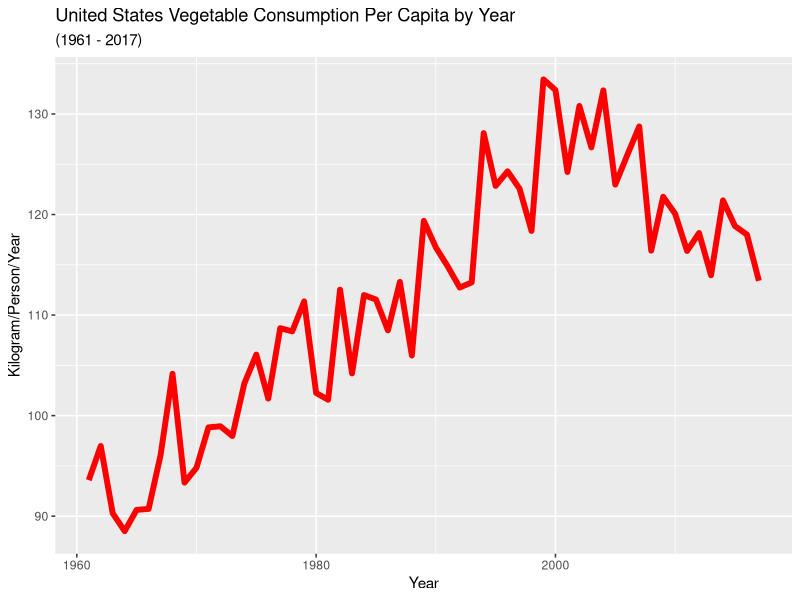
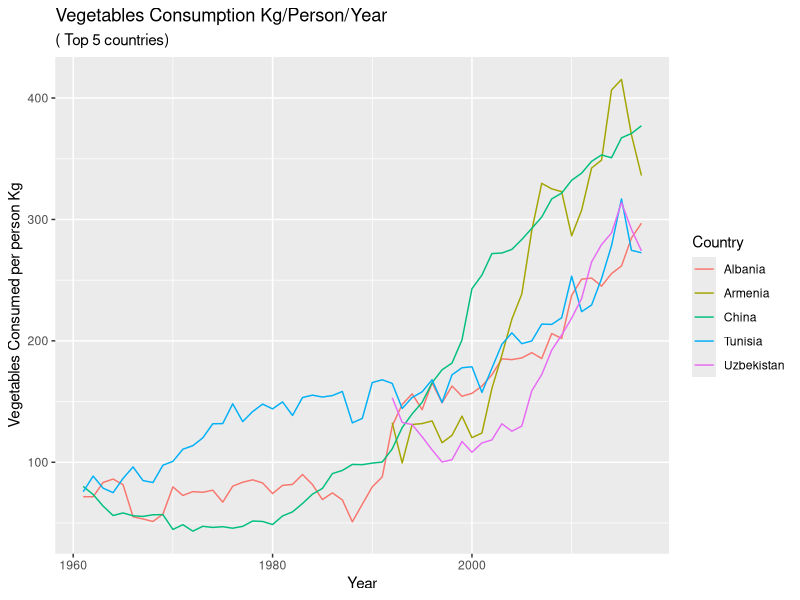
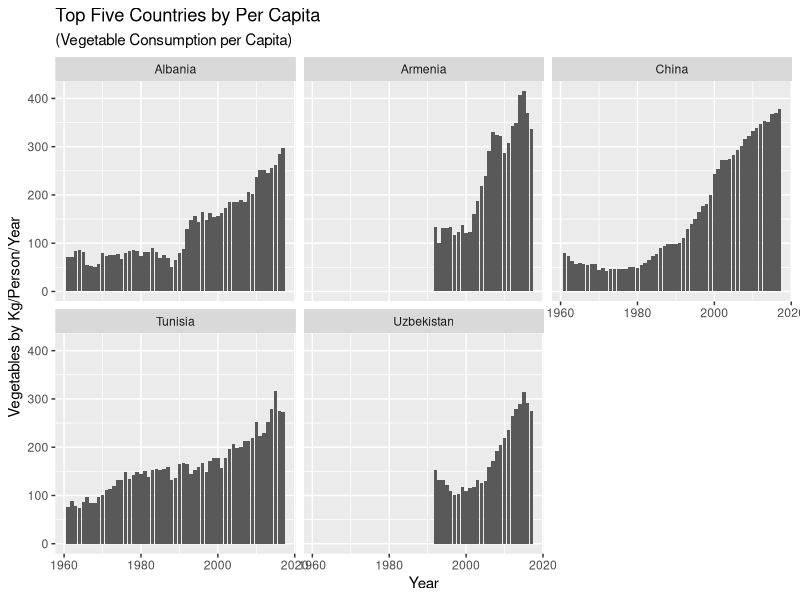

These figures' R source, in order:
library(ggplot2)
library(scales)
library(tidyr)
library(dplyr)

vegetable_consumption <- read.csv("./DATA/20-vegetable-consumption-per-capita.csv")
colnames(vegetable_consumption) <- c("Country","Code","Year","Vegetables")

### US Vegetable Consumption per Capita in Kilograms

vegetable_consumption %>% filter(Country == "United States") %>%
  ggplot() + geom_line(aes(x=Year,y=Vegetables),lwd=2,col="red") +
  scale_y_continuous(labels=comma) +
  labs(title="United States Vegetable Consumption Per Capita by Year",
       subtitle = "(1961 - 2017)",
       y="Kilogram/Person/Year")


## Top Five Countries with highest per cap consumption

vegie_top <- vegetable_consumption %>% filter(Year =="2017") %>%  top_n(5,Vegetables)
vegie_top <- as.data.frame(vegie_top)

### Top Five Countries by Per Capita Vegetable consumption 

countries_top_five <- vegie_top %>% select(Country) %>% left_join(vegetable_consumption,by="Country")
head(countries_top_five)
tail(countries_top_five)

### Plots of Top Five Countries ranked by Per Capita Consumption

ggplot(countries_top_five) + geom_line(aes(x=Year,y=Vegetables,col=Country)) +
  labs(title = "Vegetables Consumption Kg/Person/Year",subtitle = "( Top 5 countries)",
       y="Vegetables Consumed per person Kg")

#### Break Out top 5 to individual Plots

ggplot(countries_top_five) + geom_col(aes(x=Year,y=Vegetables)) +
  facet_wrap(~Country) + labs(title="Top Five Countries by Per Capita ",
                              subtitle = "(Vegetable Consumption per Capita)",
                              y="Vegetables by Kg/Person/Year")